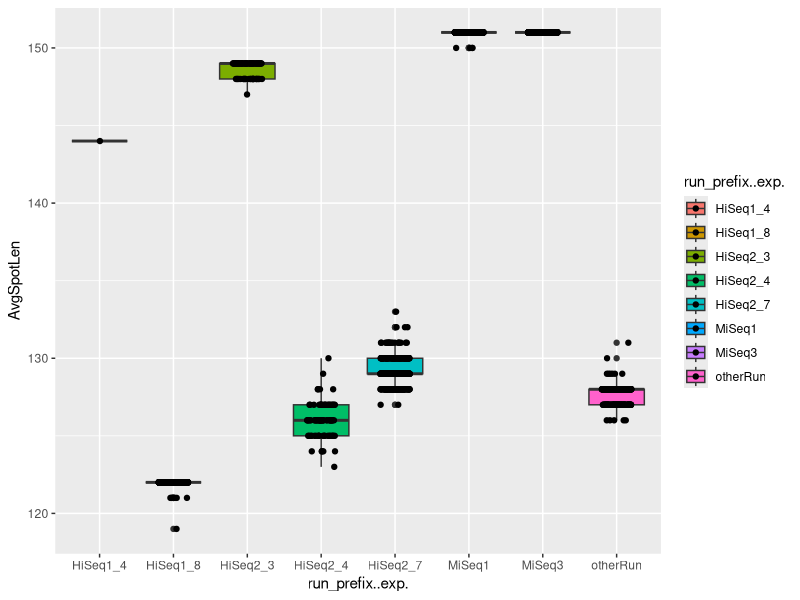

Generate this figure with R:
## ---- chunk 1
knitr::opts_chunk$set(echo = TRUE)
## ---- chunk 2
library(ggplot2)
## ---- chunk 3
data = read.delim2("../02_review_metadata_PRJEB14474/output/PRJEB14474_SraRunTable_reduced.txt")
row.names(data) = data$ID
## ---- chunk 4
outDir = "output"
suppressWarnings(dir.create(outDir))
## ---- chunk 5
blankVals = data$run_prefix..exp. == ""
data$run_prefix..exp.[blankVals] = "otherRun"

ggplot(data, aes(x=run_prefix..exp., y=AvgSpotLen, fill=run_prefix..exp.)) +
  geom_boxplot() + 
  geom_jitter(height=0, width=.2)
## ---- chunk 6
ds = split(data, f=data$run_prefix..exp.)
nSamples = sapply(ds, nrow)
totalBases = sapply(ds, function(x) sum(x$Bases))
df = data.frame(FilterBatchID=names(ds), hours=8, cores=1, mem="32GB", nSamples, totalBases)

df
write.table(df, file=file.path(outDir, "filterBatches.txt"), sep="\t", row.names=F, quote=F)
## ---- chunk 7
dsErr = split(data, f=data$run_prefix..exp.)
nSamplesErr = sapply(dsErr, nrow)
totalBasesErr = sapply(dsErr, function(x) sum(x$Bases))
dfErr = data.frame(LearnErrorBatchID=names(dsErr), hours=2, cores=1, mem="32GB", nSamplesErr, totalBasesErr)
dfErr
## ---- chunk 8
write.table(dfErr, file=file.path(outDir, "errorBatches.txt"), sep="\t", row.names=F, quote=F)
## ---- chunk 9
dsDD = split(data, f=data$SAMPLE_TYPE)
nSamplesDD = sapply(dsDD, nrow)
totalBasesDD = sapply(dsDD, function(x) sum(x$Bases))
dfDD = data.frame(DADA2BatchID=names(dsDD), hours=2, cores=1, mem="32GB", nSamplesDD, totalBasesDD)
row.names(dfDD) = NULL
dfDD
## ---- chunk 10
write.table(dfDD, file=file.path(outDir, "dada2Batches.txt"), sep="\t", row.names=F, quote=F)
